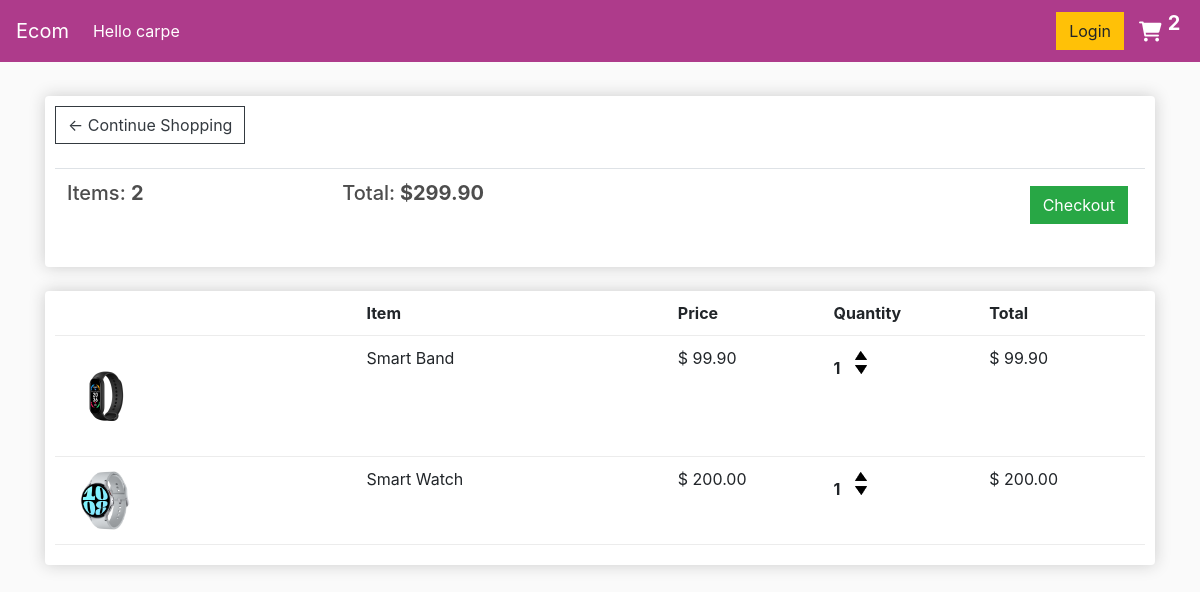
/cart/ (signed in), run on an earlier commit of the app's database.
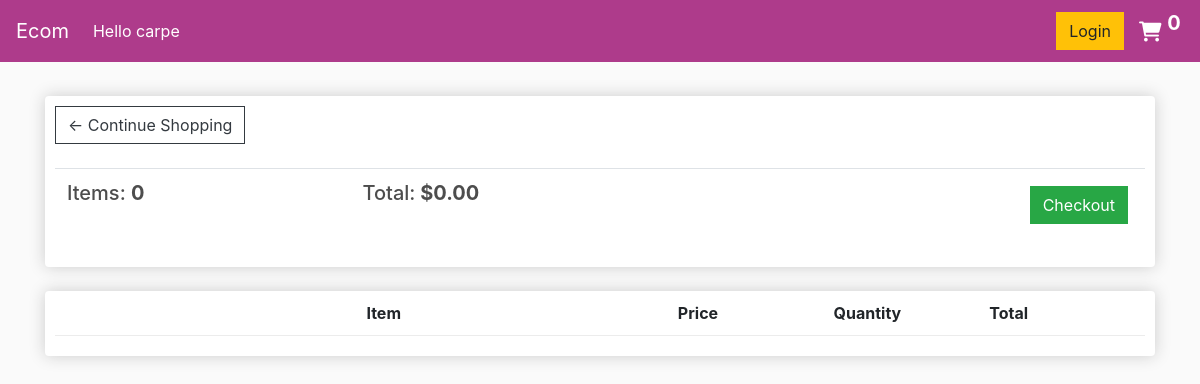
And on a later commit of the database.
### ppm_products/models.py (models this page shows, shortened)
class Order(models.Model):
    customer = models.ForeignKey(Customer, on_delete=models.SET_NULL, null=True, blank=True)
    date_ordered = models.DateTimeField(auto_now_add=True)
    complete = models.BooleanField(default=False, null=True, blank=True)
    transaction_id = models.CharField(max_length=100, null=True, blank=True)
    @property
    def get_cart_total(self):
        orderitems = self.orderitem_set.all()
        total = sum([item.get_total for item in orderitems])
        return total
    @property
    def get_cart_items(self):
        orderitems = self.orderitem_set.all()
        total = sum([item.quantity for item in orderitems])
        return total

class OrderItem(models.Model):
    product = models.ForeignKey(Product, on_delete=models.SET_NULL, null=True, blank=True)
    order = models.ForeignKey(Order, on_delete=models.SET_NULL, null=True, blank=True)
    quantity = models.IntegerField(default=0, null=True, blank=True)
    date_added = models.DateTimeField(auto_now_add=True)
    @property
    def get_total(self):
        total = self.product.price * self.quantity
        return total

class Product(models.Model):
    name = models.CharField(max_length=100, null=True)
    price = models.DecimalField(max_digits=7, decimal_places=2)
    digital = models.BooleanField(default=False, null=True, blank=True)
    category = models.CharField(max_length=100, null=True)
    image = models.ImageField(null=True, blank=True)
    @property
    def imageUrl(self):
        try:
            url = self.image.url
        except:
            url = ''
        return url

### ppm_products/views.py (the view)
# urls.py: path('cart/', views.cart, name='cart'),
def cart(request):
    data = cartData(request)
    cartItems = data['cartItems']
    order = data['order']
    items = data['items']
    context = {'items': items, 'order': order, 'cartItems': cartItems}
    return render(request, 'store/cart.html', context)

### ppm_products/utils.py (called while the page is built)
def cartData(request):
    if request.user.is_authenticated:
        customer = request.user.customer
        order, created = Order.objects.get_or_create(customer=customer, complete=False)
        items = order.orderitem_set.all()
        cartItems = order.get_cart_items
    else:
        cookieData = cookieCart(request)
        cartItems = cookieData['cartItems']
        order = cookieData['order']
        items = cookieData['items']
    return {"cartItems": cartItems, "order": order, "items": items}

### ppm_products/templates/store/cart.html (shortened to what this page needs)
{% extends 'store/main.html' %}
{% load static %}
{% block content %}
    <div class="row">
        <div class="col-lg-12">
            <div class="box-element">
                <a  class="btn btn-outline-dark" href="{% url 'store' %}">&#x2190; Continue Shopping</a>
                <br>
                <br>
                <table class="table">
                    <tr>
                        <th><h5>Items: <strong>{{ order.get_cart_items }}</strong></h5></th>
                        <th><h5>Total:<strong> ${{ order.get_cart_total|floatformat:2 }}</strong></h5></th>
                        <th>
                            <a  style="float:right; margin:5px;" class="btn btn-success" href="{% url 'checkout' %}">Checkout</a>
                        </th>
                    </tr>
                </table>
            </div>
            <br>
            <div class="box-element">
                <div class="cart-row">
                    <div style="flex:2"><strong>Item</strong></div>
                    <div style="flex:1"><strong>Price</strong></div>
                    <div style="flex:1"><strong>Quantity</strong></div>
                    <div style="flex:1"><strong>Total</strong></div>
                </div>
                {% for item in items %}
                <div class="cart-row">
                    <div style="flex:2"><img class="row-image" src="{{ item.product.imageUrl }}"></div>
                    <div style="flex:2"><p>{{ item.product.name }}</p></div>
                    <div style="flex:1"><p>$ {{ item.product.price|floatformat:2 }}</p></div>
                    <div style="flex:1">
                        <p class="quantity">{{ item.quantity }}</p>
                        <div class="quantity">
                            <img data-product={{ item.product.id }} data-action="add" class="chg-quantity update-cart" src="{% static  'images/arrow-up.png' %}">
                            <img data-product={{ item.product.id }} data-action="remove" class="chg-quantity update-cart" src="{% static  'images/arrow-down.png' %}">
                        </div>
                    </div>
                    <div style="flex:1"><p>$ {{ item.get_total|floatformat:2 }}</p></div>
                </div>
                {% endfor %}
            </div>
        </div>
    </div>
{% endblock content %}

### ppm_products/templates/store/main.html (shortened to what this page needs)
<!DOCTYPE html>
{% load static %}
<html>
<head>
    <link rel="stylesheet" href="https://stackpath.bootstrapcdn.com/bootstrap/4.4.1/css/bootstrap.min.css">
    <link rel="stylesheet" type="text/css" href="{% static 'css/main.css' %}">
    <link rel="stylesheet" href="https://cdnjs.cloudflare.com/ajax/libs/font-awesome/6.0.0-beta3/css/all.min.css">
</head>
<body>
<nav class="navbar navbar-expand-lg navbar-dark bg-dark">
    <a class="navbar-brand" href="{% url 'store' %}">Ecom</a>
    <div class="collapse navbar-collapse" id="navbarSupportedContent">
        <ul class="navbar-nav mr-auto">
            <li class="nav-item active">
                <a class="nav-link" href="#"> Hello {{ user }} <span class="sr-only">(current)</span></a>
            </li>
        </ul>
        <div class="form-inline my-2 my-lg-0">
            <a href="#" class="btn btn-warning">Login</a>
            <a href="{% url 'cart' %}">
                <i class="fa-solid fa-cart-shopping fa-lg"></i>
            </a>
            <p id="cart-total">{{ cartItems }}</p>
        </div>
    </div>
</nav>
<div class="container">
    <br>
    {% block content %}
    {% endblock content %}
</div>
</body>
</html>

### static/css/main.css (style rules this page uses)
body { background-color: hsl(0, 0%, 98%); }
h1,h2,h3,h4,h5,h6 { color:hsl(0, 0%, 30%); }
.box-element { box-shadow:hsl(0, 0%, 80%) 0 0 16px; background-color: #fff; border-radius: 4px; padding: 10px; }
.bg-dark { background-color: #ae3b8b!important; }
.fa-cart-shopping { color: white; width:25px; display: inline-block; margin-left: 15px; }
#cart-total { display: block; text-align: center; color:#fff; width: 20px; height: auto; border-radius: 50%; font-size: 20px; font-weight: bolder; }
.col-lg-4, .col-lg-6, .col-lg-8, .col-lg-12 { margin-top: 10px; }
.btn { border-radius: 0; }
.cart-row { display: flex; align-items: flex-start; padding-bottom: 10px; margin-bottom: 10px; border-bottom: 1px solid #ececec; }
.nav-item { justify-content: space-between; }

What changed in the data, as far as the page shows it:
no longer on this page (row edited): Order: get_cart_items "2", get_cart_total "299.90"
removed OrderItem: product.imageUrl (picture), product.name "Smart Band", product.price "99.90", quantity "1", get_total "99.90"
removed OrderItem: product.imageUrl (picture), product.name "Smart Watch", product.price "200.00", quantity "1", get_total "200.00"
added Order: get_cart_items "0", get_cart_total "0.00"
Also different on the page:
{{ cartItems }}: "2" → "0"
